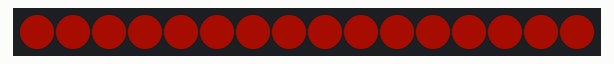
Bench run of a sketch on a simulated Arduino Uno, built with avr-gcc and run on an emulated ATmega328P. Parts: 16 RGB LEDs in strip order, left to right. Dim RGB values are drawn brighter than linear.

Above: at 1.2 s.
At 2.2 s:
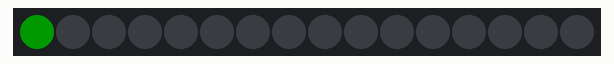
At 5.2 s:
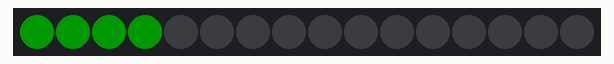
At 9.2 s:
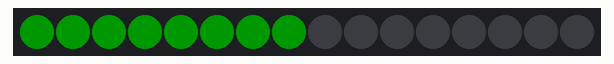
At 13.2 s:
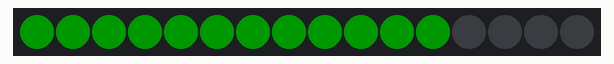
At 17.2 s:
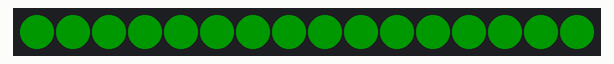

The sketch:

LED_test.ino
```cpp
#include <Adafruit_NeoPixel.h>  //inclusion of Adafruit's NeoPixel (RBG addressable LED) library

#define PIN            13 // Which pin on the Arduino is connected to the NeoPixels?
#define NUMPIXELS      16 // How many NeoPixels are attached to the Arduino? 11 total, but they are address from 0,1,2,...10.


Adafruit_NeoPixel pixels = Adafruit_NeoPixel(NUMPIXELS, PIN, NEO_GRB + NEO_KHZ800);
int keyBrightness = 40;       // Brightness control variable. Used to divide the RBG vales set for the RGB LEDs. full range is 0-255. 255 is super bright
                       // In fact 255 is obnoxiously bright, so this use this variable to reduce the value. It also reduces the current draw on the USB
uint16_t keyHue = 4335;

#define LDO_power     17 //ldo power swith pin


void setup() {
  pinMode(LDO_power, OUTPUT);
  delay(100);
  digitalWrite(LDO_power, HIGH);
  delay(1000);


  // put your setup code here, to run once:
  pixels.begin(); // This initializes the NeoPixel library.
  pixels.setBrightness(keyBrightness);


  pixels.fill(pixels.gamma32(pixels.ColorHSV(keyHue)), 0, pixels.numPixels());
  pixels.show();
  delay(1000);
}

void loop() {
  // put your main code here, to run repeatedly:
  pixels.clear(); // Set all pixel colors to 'off'

  // The first NeoPixel in a strand is #0, second is 1, all the way up
  // to the count of pixels minus one.
  for(int i=0; i<NUMPIXELS; i++) { // For each pixel...

    // pixels.Color() takes RGB values, from 0,0,0 up to 255,255,255
    // Here we're using a moderately bright green color:
    pixels.setPixelColor(i, pixels.Color(0, 150, 0));

    pixels.show();   // Send the updated pixel colors to the hardware.

    delay(1000); // Pause before next pass through loop
  }
}
```

Measured:
- by itself, everything shown: repeats every 16.0 s, in 16 steps
- what the display in image 0 shows lasts 1.0 s, from 1.1 s to 2.1 s
